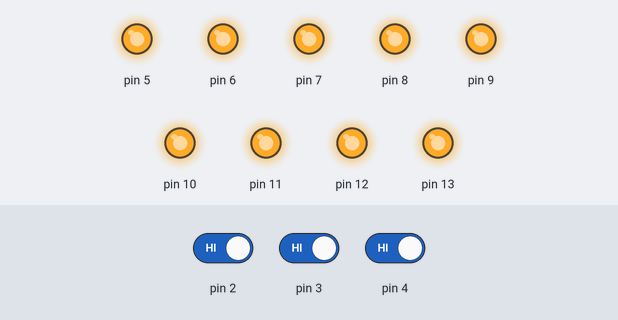
This sketch was run on a simulated Arduino Uno, built with avr-gcc and run on an emulated ATmega328P. Shown: output pins drawn as LEDs (lit = HIGH). Dashed ring = blinking. Inputs (shaded band) come from the test bench; at power-on: pin 2 HIGH, pin 3 HIGH, pin 4 HIGH.

Above: at 1.2 s.
1.3 s: pin 2 driven LOW and pin 3 driven LOW
At 2.4 s:
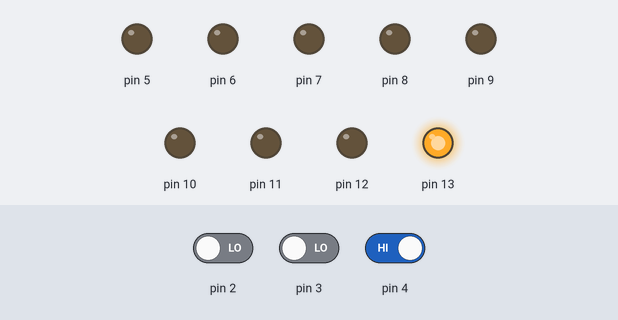
4.3 s: pin 2 driven HIGH
At 6.2 s:
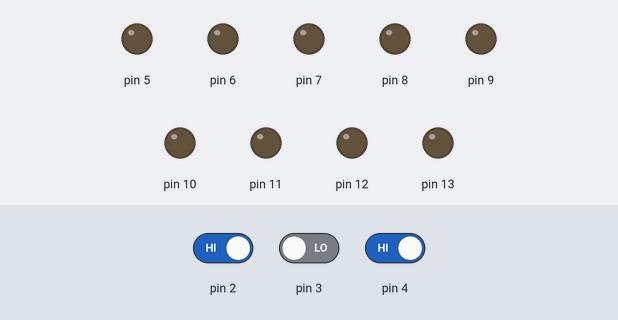
7.3 s: pin 4 driven LOW
At 7.45 s:
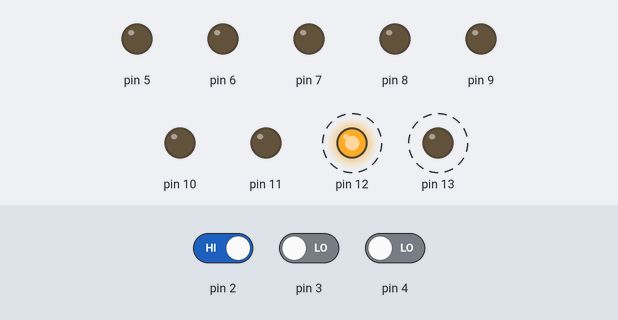
10.3 s: pin 3 driven HIGH
At 10.45 s:
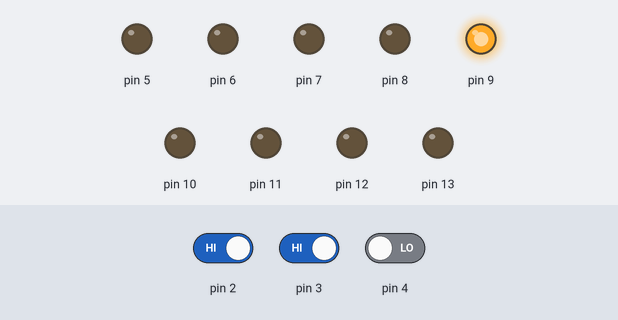
13.3 s: pin 3 driven LOW
At 13.55 s:
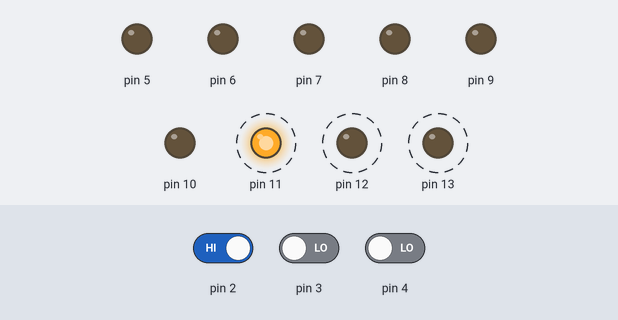
16.3 s: pin 2 driven LOW
At 16.55 s:
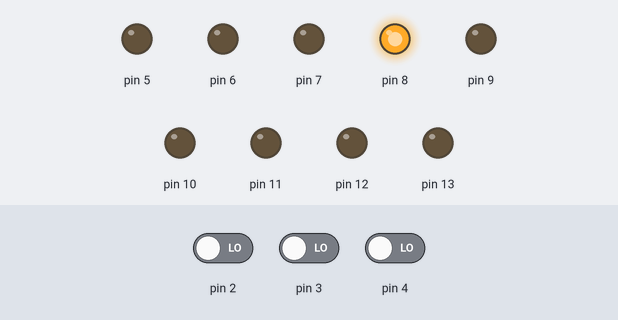
Timing chart, 0 to 19.3 s (numbered marks = the images above; inputs shaded):
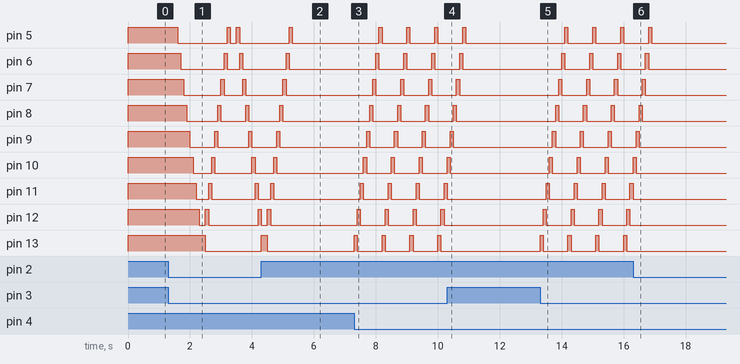

Measured:
- after the input at 1.3 s, pin 5: goes LOW 1.6 s, HIGH 0.10 s, LOW 0.20 s, HIGH 0.10 s, then LOW, starting after 0.30 s; pin 6: goes LOW 1.4 s, HIGH 0.10 s, LOW 0.40 s, HIGH 0.10 s, then LOW, starting after 0.40 s
- after the input at 4.3 s, pin 5: goes on until 5.3 s, then stays LOW; pin 6: goes on until 5.2 s, then stays LOW; pin 7: goes on until 5.1 s, then stays LOW; pin 8: goes on until 5.0 s, then stays LOW; pin 9: goes on until 4.9 s, then stays LOW
- after the input at 7.3 s, pin 5: alternates HIGH for 0.10 s and LOW for 0.80 s, starting after 0.80 s; pin 6: alternates HIGH for 0.10 s and LOW for 0.80 s, starting after 0.70 s
- after the input at 10.3 s, pin 5: goes on until 10.9 s, then stays LOW; pin 6: goes on until 10.8 s, then stays LOW; pin 7: goes on until 10.7 s, then stays LOW; pin 8: goes on until 10.6 s, then stays LOW; pin 9: goes on until 10.5 s, then stays LOW
- after the input at 13.3 s, pin 5: alternates HIGH for 0.10 s and LOW for 0.80 s, starting after 0.80 s; pin 6: alternates HIGH for 0.10 s and LOW for 0.80 s, starting after 0.70 s
- after the input at 16.3 s, pin 5: goes on until 16.9 s, then stays LOW; pin 6: goes on until 16.8 s, then stays LOW; pin 7: goes on until 16.7 s, then stays LOW; pin 8: goes on until 16.6 s, then stays LOW; pin 9: goes on until 16.5 s, then stays LOW

The sketch:

menu_corrimientos.ino
```cpp
int retardo = 100;
int sw2,sw3,sw4 ;
void setup()
{
  for(int x= 13 ; x>=5 ; x--)
  {
    pinMode(x,OUTPUT);
  }
  for(int x= 4 ; x>=2 ; x--)
  {
    pinMode(x,INPUT);
  }
}

void loop()
{
sw2 = digitalRead(2);
sw3 = digitalRead(3);
sw4 = digitalRead(4);
  if ( sw4 ==0 && sw3==0 && sw2 ==0)
  {
    for(int x= 13 ; x>=5 ; x--)
    {
      digitalWrite(x,0);
    }
  }

  if ( sw4 ==0 && sw3==0 && sw2 ==1)
  {
    for(int x=13 ; x>=5 ; x--)
    {
     digitalWrite(x,1);
     delay(retardo);
     digitalWrite(x,0);
    }
  }

  if ( sw4 ==0 && sw3==1 && sw2 ==0)
  {
    for(int x=5 ; x<=13 ; x++)
    {
     digitalWrite(x,1);
     delay(retardo);
     digitalWrite(x,0);
    }
  }

  if ( sw4 ==1 && sw3==0 && sw2 ==0)
  {
   for(int x= 3 ; x<= 13 ; x++)
   {
     digitalWrite(x, HIGH);
     delay(retardo);
     digitalWrite(x, LOW);
   }
   for(int x = 13 ; x>4 ; x--)
   {
     digitalWrite(x, HIGH);
     delay(retardo);
     digitalWrite(x,LOW);
   }

  }

  if ( sw4 ==1 && sw3==1 && sw2 == 1)
  {
    for(int x=5 ; x<=13 ; x++)
    {
       digitalWrite(x,1);
    }
  }
}
```
